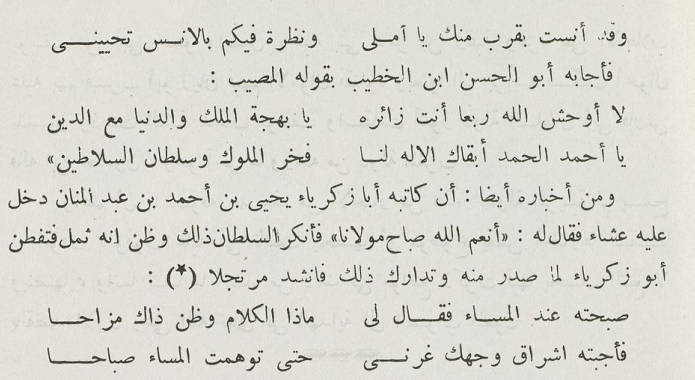
#> input picture books_for_ocr/scanned_pics/test_13.PNG, 695 x 380 px
$ python segmentation.py
#> lines starting #> are read from the running program, lines starting #| are printed output that depends on the picture; after the words box and inside, x2 and y2 are one past the last pixel; in counts of white or black regions, pixels touching at a corner belong together
### src_code/preprocessing.py
import cv2 as cv
import matplotlib.pyplot as plt
import numpy as np
from scipy.ndimage import rotate


def binarize(image):
    """This function binarizes  an image using the otsu algorithm
    and returns the original image and the binarized image"""

    # Can we make the binarization better? --> for later
    # the 0 transforms autmatically the picture to grayscale

    ret, thresh = cv.threshold(image, 127, 255, cv.THRESH_OTSU)
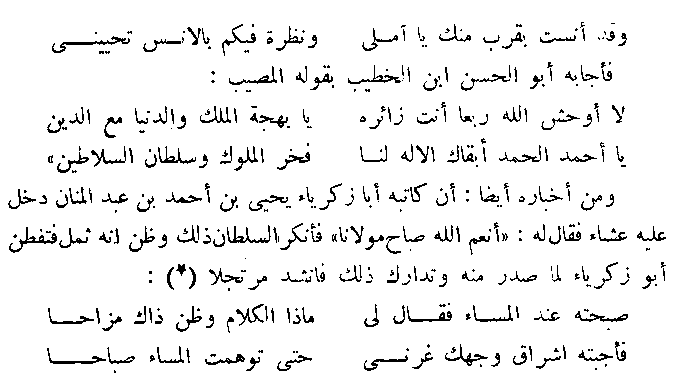
#> thresh: shape (380, 695); 94% white; black in thin lines or dots, all inside (x1, y1, x2, y2) = (8, 22, 666, 373)
#> ret = 159
    return thresh


def find_score(arr, angle):
    data = rotate(arr, angle, reshape=False, order=0)
    hist = np.sum(data, axis=1)
    score = np.sum((hist - np.mean(hist)) ** 2)
    return score


def correct_skew(image):
    """this function corrects skewness using the profile projection method
    it takes as argument the image after binarization"""

    # the binary_image array only contains 0 and 1, to easily calculate the histogram
    inversed_binary_image = 1 - image // 255
    angles = np.arange(-3, 3, 0.1)
    scores = []
    for angle in angles:
        scores.append(find_score(inversed_binary_image, angle))
#> this loop made 60 passes
#> score in find_score on passes 1 to 12: 218702, 237472.9, 258181, 277415, 303581, 325707, 350900.8, 374301, 402902.8, 433939, 461707, 492499
#> pass 1, in find_score, `data = rotate(arr, angle, reshape=False, order=0)`:
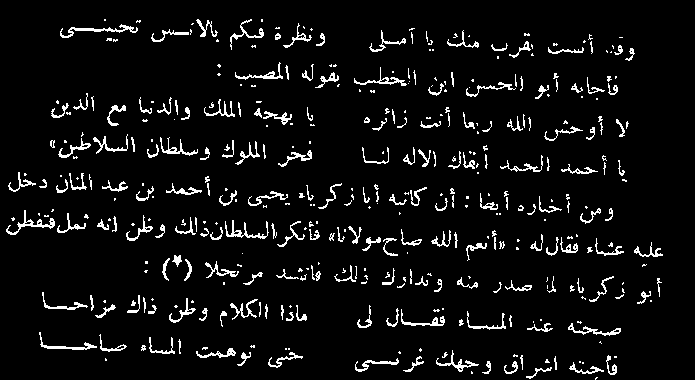
#> data: shape (380, 695); values 0 (black) and 1 (white), 6% white in thin lines or dots, all inside (x1, y1, x2, y2) = (6, 19, 663, 380)
#> after the loop, scores = 60 values, max 1159357 at index 27, min 122077 at index 59, mean 550944.1
    best_score = np.max(np.array(scores))
#> best_score = 1159357
    best_angle = angles[scores.index(best_score)]
#> best_angle = -0.3
    corrected_skew = rotate(image, best_angle, reshape=False, order=0, cval=255)
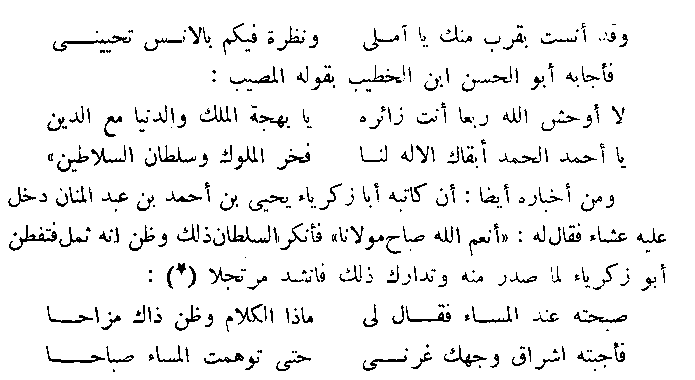
#> corrected_skew: shape (380, 695); 94% white; black in thin lines or dots, all inside (x1, y1, x2, y2) = (8, 23, 666, 372)

    return corrected_skew


# [10 lines left out: function plot_images, not called in this run]


def save_images(name, images_list, path):
    for i, image in enumerate(images_list):
        cv.imwrite(path + name + str(i) + ".jpg", image)


def remove_noise(image):
    # shoud make it way better!
    return cv.fastNlMeansDenoising(image)


def preprocess(image):
    """this function binarizes, corrects skew and remove noise from the given
    picture"""

    img = cv.imread(image, 0)
    binarized = binarize(img)
    corrected_skew = correct_skew(binarized)
    removed_noise = remove_noise(corrected_skew)

    return img, removed_noise

### src_code/segmentation.py
import numpy as np
import preprocessing as pre
import matplotlib.pyplot as plt
import os
import cv2 as cv
from itertools import chain


PROJECTION_DICT = {"vertical": 0, "horizontal": 1}
CURR_PATH = os.path.dirname(os.path.abspath(__file__))
INPUT_TEST_PATH = CURR_PATH + "/../books_for_ocr/scanned_pics/test_13.PNG"
line_path = CURR_PATH + "/../lines/"
words_path = CURR_PATH + "/../words/"


def projection(image, axis):
#> called with axis = 'horizontal'
    ones_and_zeros = 1 - image // 255
    projection_bins = np.sum(ones_and_zeros, axis=PROJECTION_DICT[axis])
#> projection_bins = 380 values, max 308 at index 240, min 0 at index 0, mean 41.5
    return projection_bins


def gray_projection(image, axis):
    """Compute the horizontal or the vertical projection of a gray image"""

    if axis == "horizontal":
        projection_bins = np.sum(image, 1).astype("int32")
    elif axis == "vertical":
        projection_bins = np.sum(image, 0).astype("int32")

    return projection_bins


def segment(image, axis, thresh=17, cut=4):
    hist = projection(image, axis)
#> hist has the same summary as projection_bins in projection
    cnt = 0
    segments = []
    start = -1
    for idx_2, my_bin in enumerate(hist):
        if my_bin > thresh:
            cnt = 0

        if my_bin > thresh and start == -1:
            start = idx_2

        if my_bin <= thresh and start != -1:
            cnt += 1
            if cnt >= cut:
                if axis == "horizontal":
                    segments.append(image[max(start - 1, 0) : idx_2][:])
                    start = -1
                    cnt = 0

                elif axis == "vertical":
                    segments.append(image[:, max(start - 1, 0) : idx_2])
                    start = -1
                    cnt = 0
#> this loop made 380 passes
#> my_bin on passes 27, 55: 24, 1
#> my_bin on passes 28 to 33: 23, 18, 21, 32, 41, 34
#> after the loop, segments = 9 items; start = -1

    return segments


def visualize(image, output_path, idx, img_name):
    cv.imwrite(
        output_path + img_name + "_" + str(idx) + ".jpg",
        image,
    )


def extract_words(img, write=0):
    lines = segment(img, "horizontal")
#> lines = 9 items
    words = []

    for line_idx, line in enumerate(lines):
        line_words = segment(line, "vertical", 0, 6)
        line_words.reverse()

        for word_idx, word in enumerate(line_words):
            if write:
                visualize(line, line_path, line_idx, "line")
                visualize(word, words_path, line_idx * 10 + word_idx, "word")

            words.append((word, line))
#> this loop made 9 passes
#> pass 1, in projection (call 2), `ones_and_zeros = 1 - image // 255`:
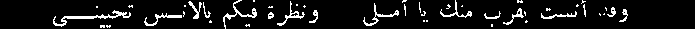
#> ones_and_zeros: shape (29, 695); values 0 (black) and 1 (white), 8.2% white in thin lines or dots, all inside (x1, y1, x2, y2) = (53, 0, 628, 29)
#> pass 1, in visualize (call 2), `cv.imwrite( output_path + img_name + "_" + str(idx) + ".jpg", image, )`:
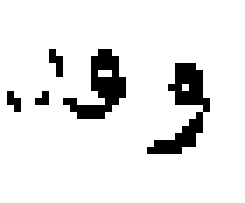
#> saved as word_0.jpg: shape (29, 35) (shown 7 times larger); 90.4% white; black in thin lines or dots, all inside (x1, y1, x2, y2) = (1, 7, 30, 22)
#> pass 1, in visualize (call 4), `cv.imwrite( output_path + img_name + "_" + str(idx) + ".jpg", image, )`:
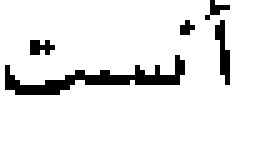
#> saved as word_1.jpg: shape (29, 51) (shown 5 times larger); 90.7% white; black in thin lines or dots, all inside (x1, y1, x2, y2) = (1, 0, 46, 19)
#> after the loop:
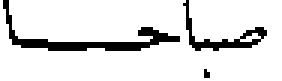
#> word: shape (27, 94) (shown 3 times larger); 88.5% white; black in thin lines or dots
#> after the loop, words = 95 items

    return words


if __name__ == "__main__":
    original_img, preprocessed_img = pre.preprocess(INPUT_TEST_PATH)
    words = extract_words(preprocessed_img, 1)
#> words = 95 items

    # lines = segment(preprocessed_img, "horizontal")


"""words = segment(lines[8], "vertical", 0, 6)
for i, word in enumerate(words):
    cv.imwrite(
        words_path + "/word)" + str(i) + ".jpg",
        word,
    )"""

$ run again, with books_for_ocr/scanned_pics/test_10.PNG copied over books_for_ocr/scanned_pics/test_13.PNG
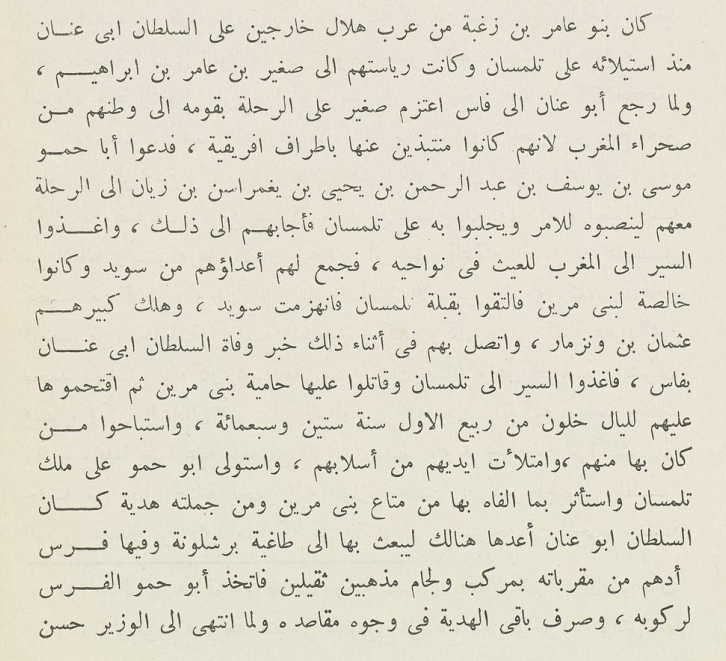
#> input picture books_for_ocr/scanned_pics/test_10.PNG, 726 x 661 px
#> in binarize, `ret, thresh = cv.threshold(image, 127, 255, cv.THRESH_OTSU)`:
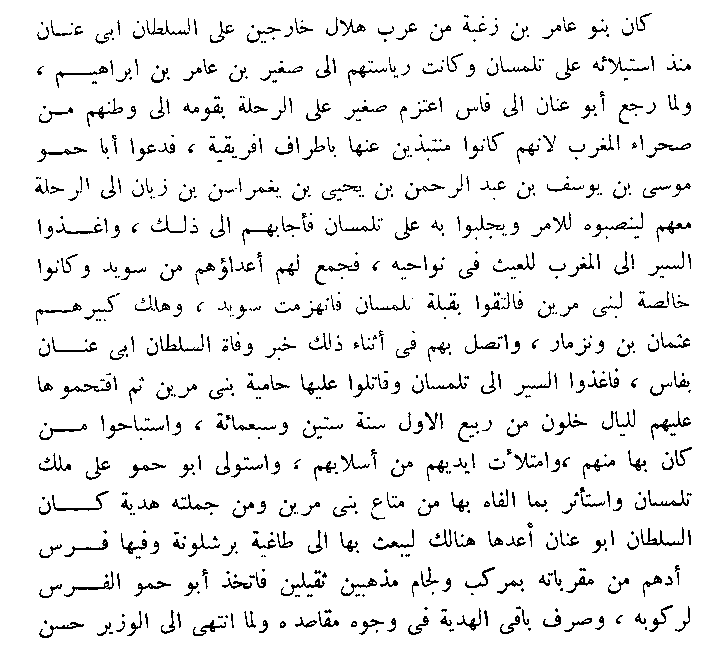
#> thresh: shape (661, 726); 93.5% white; black in thin lines or dots, all inside (x1, y1, x2, y2) = (35, 13, 692, 638)
#> ret = 168
#> the loop in correct_skew, `for angle in angles:` made 60 passes
#> score in find_score on passes 1 to 8: 318639.1, 355027.4, 400324.6, 446705.8, 495889.4, 548374.8, 604131.1, 660839.4
#> after the loop in correct_skew, `for angle in angles:`: scores = 60 values, max 2406782.5 at index 26, min 132198.3 at index 59, mean 994533.9
#> best_score = 2406782.5
#> best_angle = -0.4
#> corrected_skew: shape (661, 726); 93.5% white; black in thin lines or dots, all inside (x1, y1, x2, y2) = (36, 15, 693, 636)
#> projection_bins = 661 values, max 285 at index 585, min 0 at index 0, mean 46.95
#> hist has the same summary as projection_bins in projection
#> the loop in segment, `for idx_2, my_bin in enumerate(hist):` made 661 passes
#> my_bin on passes 20, 46, 59: 18, 0, 20
#> after the loop in segment, `for idx_2, my_bin in enumerate(hist):`: segments = 16 items; start = -1
#> lines = 16 items
#> the loop in extract_words, `for line_idx, line in enumerate(lines):` made 16 passes
#> after the loop in extract_words, `for line_idx, line in enumerate(lines):`:
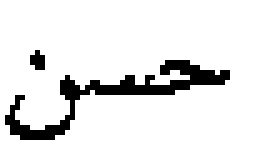
#> word: shape (30, 51) (shown 5 times larger); 89.5% white; black in thin lines or dots, all inside (x1, y1, x2, y2) = (1, 10, 46, 28)
#> after the loop in extract_words, `for line_idx, line in enumerate(lines):`: words = 206 items

$ run again, with books_for_ocr/scanned_pics/test_11.PNG copied over books_for_ocr/scanned_pics/test_13.PNG
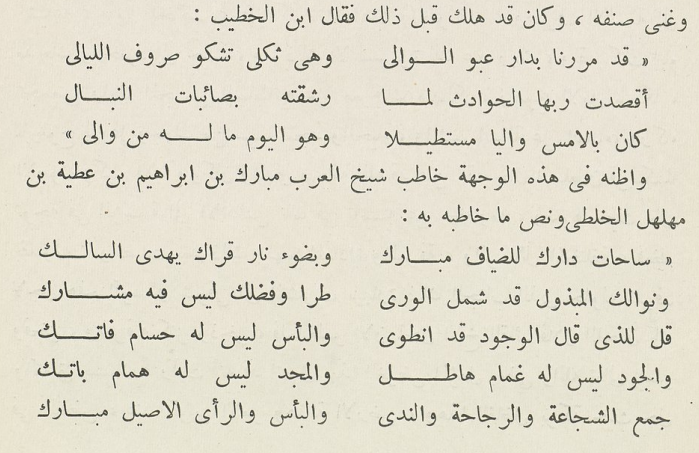
#> input picture books_for_ocr/scanned_pics/test_11.PNG, 699 x 453 px
#> in binarize, `ret, thresh = cv.threshold(image, 127, 255, cv.THRESH_OTSU)`:
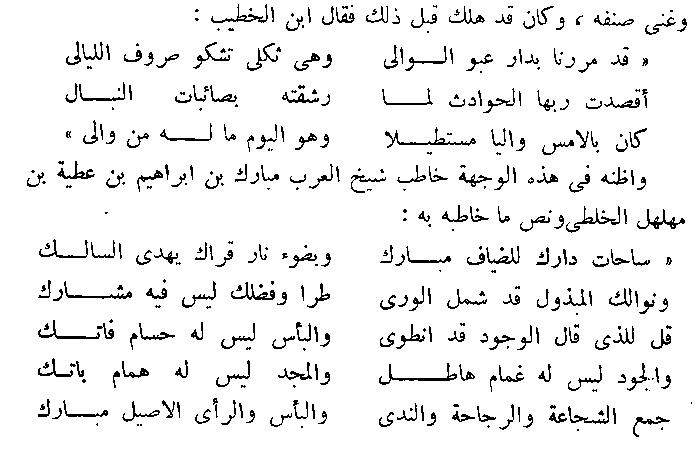
#> thresh: shape (453, 699); 93.8% white; black in thin lines or dots
#> ret = 165
#> inversed_binary_image: shape (453, 699); values 0 (black) and 1 (white), 6.2% white in thin lines or dots
#> the loop in correct_skew, `for angle in angles:` made 60 passes
#> score in find_score on passes 1 to 8: 156069.6, 155202.8, 159265.5, 163510.8, 167664.8, 173290.1, 178578.8, 192309.9
#> after the loop in correct_skew, `for angle in angles:`: scores = 60 values, max 1376560.2 at index 37, min 155202.8 at index 1, mean 648311
#> best_score = 1376560.2
#> best_angle = 0.7
#> corrected_skew: shape (453, 699); 93.8% white; black in thin lines or dots
#> projection_bins = 453 values, max 263 at index 378, min 0 at index 0, mean 43.45
#> hist has the same summary as projection_bins in projection
#> the loop in segment, `for idx_2, my_bin in enumerate(hist):` made 453 passes
#> my_bin on passes 6, 35, 46: 19, 0, 26
#> after the loop in segment, `for idx_2, my_bin in enumerate(hist):`: segments = 11 items; start = -1
#> lines = 11 items
#> the loop in extract_words, `for line_idx, line in enumerate(lines):` made 11 passes
#> after the loop in extract_words, `for line_idx, line in enumerate(lines):`:
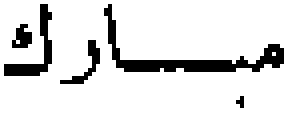
#> word: shape (29, 76) (shown 4 times larger); 88% white; black in thin lines or dots, all inside (x1, y1, x2, y2) = (1, 1, 71, 27)
#> after the loop in extract_words, `for line_idx, line in enumerate(lines):`: words = 110 items

$ run again, with books_for_ocr/scanned_pics/test_12.PNG copied over books_for_ocr/scanned_pics/test_13.PNG
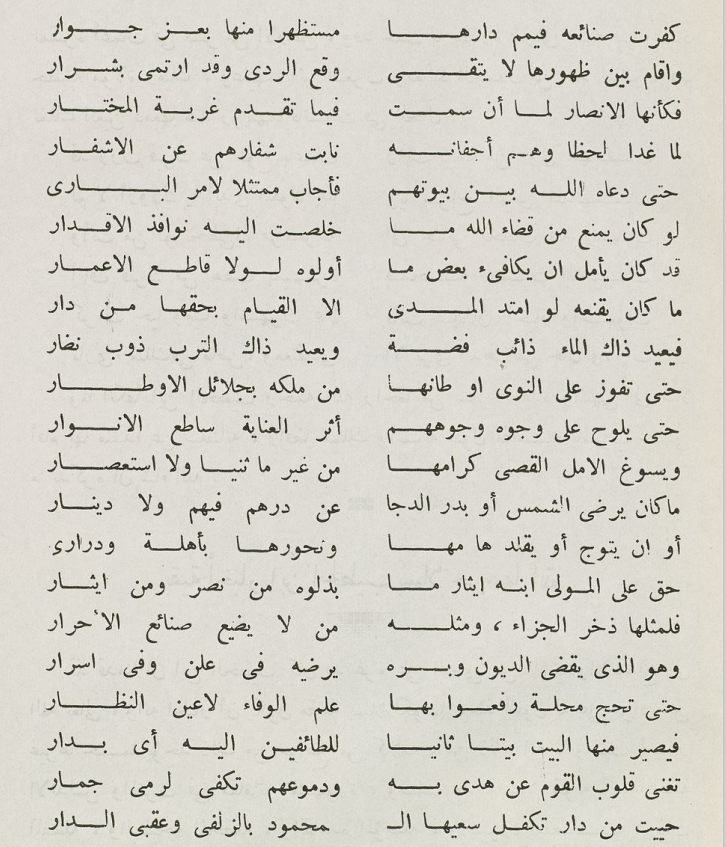
#> input picture books_for_ocr/scanned_pics/test_12.PNG, 726 x 847 px
#> thresh: shape (847, 726); 93.6% white; black in thin lines or dots, all inside (x1, y1, x2, y2) = (46, 16, 682, 840)
#> ret = 150
#> the loop in correct_skew, `for angle in angles:` made 60 passes
#> score in find_score on passes 1 to 8: 188493.4, 198454.6, 211964.2, 223834.2, 242083, 263229.4, 290726.2, 316570
#> after the loop in correct_skew, `for angle in angles:`: scores = 60 values, max 3122582.4 at index 34, min 188493.4 at index 0, mean 1370244.3
#> best_score = 3122582.4
#> best_angle = 0.4
#> corrected_skew: shape (847, 726); 93.6% white; black in thin lines or dots, all inside (x1, y1, x2, y2) = (45, 18, 683, 839)
#> projection_bins = 847 values, max 292 at index 192, min 0 at index 0, mean 46.76
#> hist has the same summary as projection_bins in projection
#> the loop in segment, `for idx_2, my_bin in enumerate(hist):` made 847 passes
#> my_bin on passes 22, 45, 59: 18, 13, 22
#> after the loop in segment, `for idx_2, my_bin in enumerate(hist):`: segments = 21 items; start = -1
#> lines = 21 items
#> the loop in extract_words, `for line_idx, line in enumerate(lines):` made 21 passes
#> after the loop in extract_words, `for line_idx, line in enumerate(lines):`:
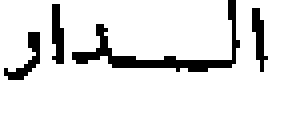
#> word: shape (29, 72) (shown 4 times larger); 88.4% white; black in thin lines or dots, all inside (x1, y1, x2, y2) = (1, 0, 67, 20)
#> after the loop in extract_words, `for line_idx, line in enumerate(lines):`: words = 208 items
